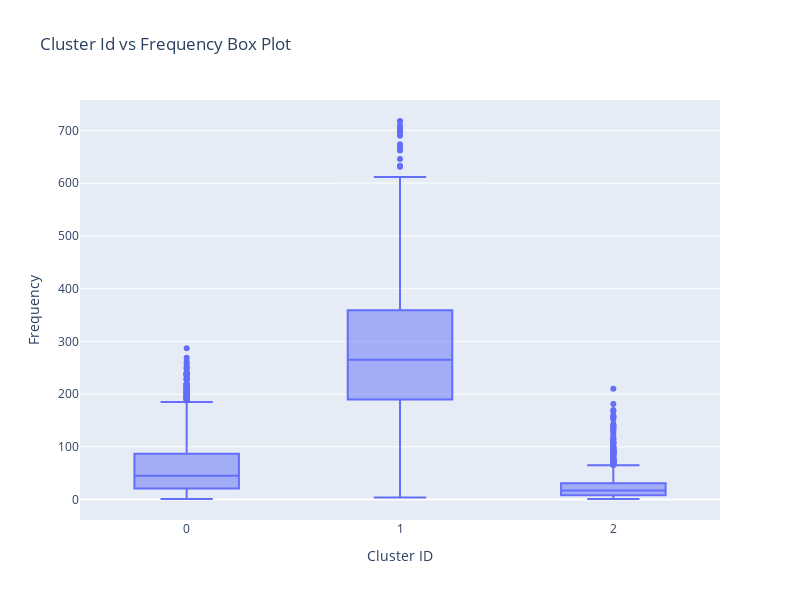

Source (notebook cell):
### Code cell
# Box plot to visualize Cluster Id vs Frequency
fig = px.box(rfm_df, x='Cluster_Id', y='Frequency',
             title = "Cluster Id vs Frequency Box Plot",
             labels={'Cluster_Id':'Cluster Id', 'Frequency':'Frequency'})

fig.update_layout(
    xaxis=dict(title="Cluster ID", title_font=dict(size=14)),
    yaxis=dict(title="Frequency", title_font=dict(size=14)),
    showlegend=False,
    width=800,
    height=600
)

fig.show()

### Figure 1 — Plotly figure (JSON) as saved in the notebook; plotly's stock layout.template omitted (floating-point values rounded to 4 significant figures; data arrays with more than 128 entries replaced by an {"elided": "..."} marker saying what was removed)
{"data": [{"alignmentgroup": "True", "hovertemplate": "Cluster Id=%{x}<br>Frequency=%{y}<extra></extra>", "legendgroup": "", "marker": {"color": "#636efa"}, "name": "", "notched": false, "offsetgroup": "", "orientation": "v", "showlegend": false, "type": "box", "x": {"elided": "4293 int values"}, "x0": " ", "xaxis": "x", "y": {"elided": "4293 int values"}, "y0": " ", "yaxis": "y"}], "layout": {"boxmode": "group", "height": 600, "legend": {"tracegroupgap": 0}, "showlegend": false, "title": {"text": "Cluster Id vs Frequency Box Plot"}, "width": 800, "xaxis": {"anchor": "y", "domain": [0, 1], "title": {"font": {"size": 14}, "text": "Cluster ID"}}, "yaxis": {"anchor": "x", "domain": [0, 1], "title": {"font": {"size": 14}, "text": "Frequency"}}}}
